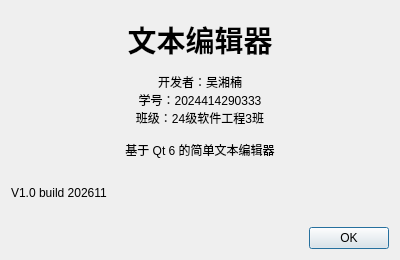
<?xml version="1.0" encoding="UTF-8"?>
<ui version="4.0">
 <class>AboutDialog</class>
 <widget class="QDialog" name="AboutDialog">
  <property name="geometry">
   <rect>
    <x>0</x>
    <y>0</y>
    <width>400</width>
    <height>260</height>
   </rect>
  </property>
  <property name="windowTitle">
   <string>关于</string>
  </property>
  <layout class="QVBoxLayout" name="verticalLayout">
   <item>
    <widget class="QLabel" name="titleLabel">
     <property name="font">
      <font>
       <pointsize>22</pointsize>
       <bold>true</bold>
      </font>
     </property>
     <property name="text">
      <string>文本编辑器</string>
     </property>
     <property name="alignment">
      <set>Qt::AlignCenter</set>
     </property>
    </widget>
   </item>
   <item>
    <widget class="QLabel" name="infoLabel">
     <property name="text">
      <string>开发者：吴湘楠
学号：2024414290333
班级：24级软件工程3班

基于 Qt 6 的简单文本编辑器</string>
     </property>
     <property name="alignment">
      <set>Qt::AlignCenter</set>
     </property>
    </widget>
   </item>
   <item>
    <widget class="QLabel" name="versionLabel">
     <property name="text">
      <string>V1.0 build 202611</string>
     </property>
    </widget>
   </item>
   <item>
    <layout class="QHBoxLayout" name="buttonLayout">
     <item>
      <spacer name="horizontalSpacer">
       <property name="orientation">
        <enum>Qt::Horizontal</enum>
       </property>
       <property name="sizeHint" stdset="0">
        <size>
         <width>40</width>
         <height>20</height>
        </size>
       </property>
      </spacer>
     </item>
     <item>
      <widget class="QPushButton" name="okButton">
       <property name="text">
        <string>OK</string>
       </property>
       <property name="default">
        <bool>true</bool>
       </property>
      </widget>
     </item>
    </layout>
   </item>
  </layout>
 </widget>
 <resources/>
 <connections>
  <connection>
   <sender>okButton</sender>
   <signal>clicked()</signal>
   <receiver>AboutDialog</receiver>
   <slot>close()</slot>
   <hints>
    <hint type="sourcelabel"><x>350</x><y>230</y></hint>
    <hint type="destinationlabel"><x>200</x><y>130</y></hint>
   </hints>
  </connection>
 </connections>
</ui>
